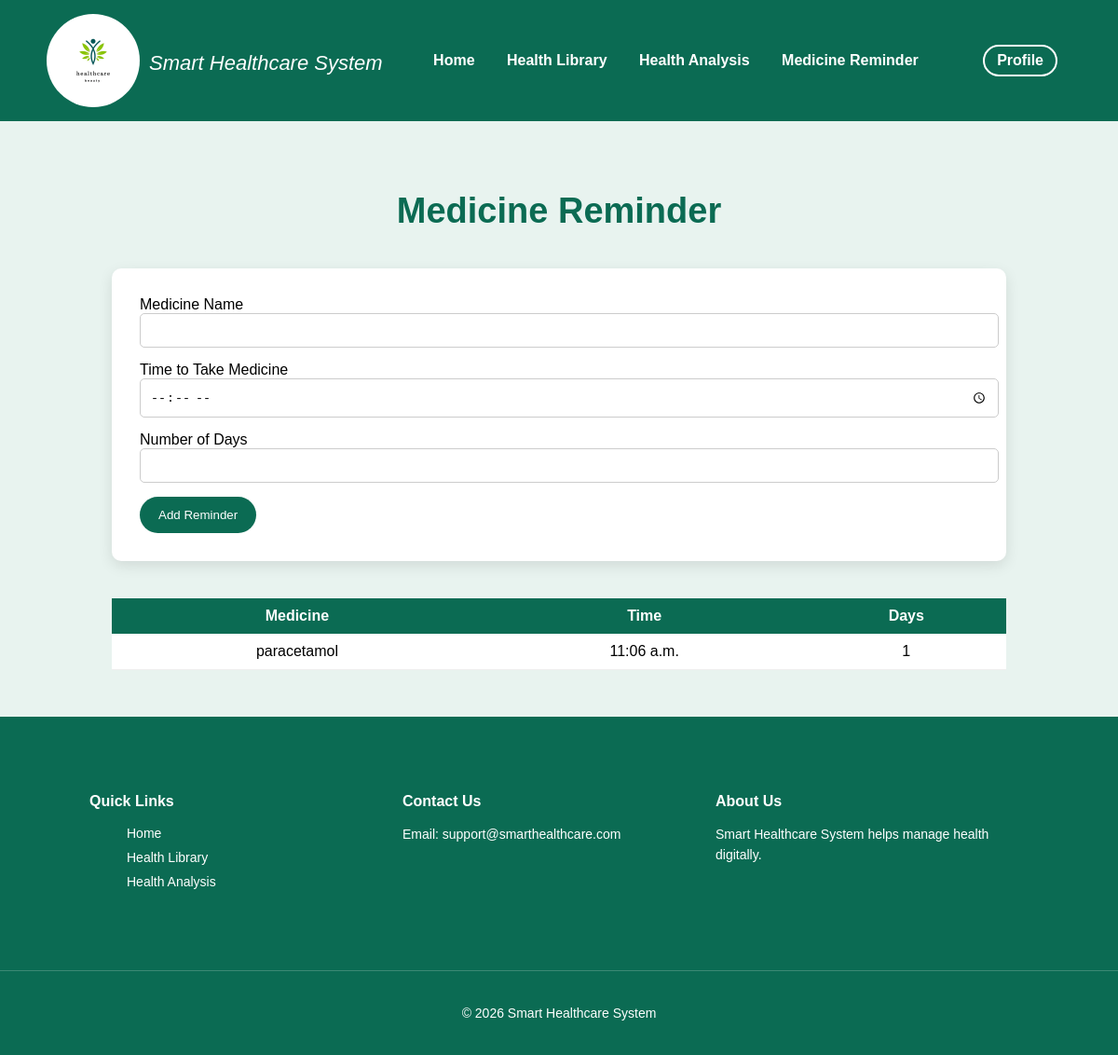
Page /medicine-reminder/ (signed in) on the committed database.
### app/models.py (models this page shows, shortened)
class MedicineReminder(models.Model):
    patient = models.ForeignKey(Patient, on_delete=models.CASCADE)
    medicine_name = models.CharField(max_length=100)
    time = models.TimeField()
    days = models.IntegerField()
    created_at = models.DateTimeField(auto_now_add=True)

### app/views.py (the view, shortened to what this page needs)
# urls.py: path("medicine-reminder/", views.medicine_reminder, name="medicine_reminder"),
@login_required
def medicine_reminder(request):
    patient = Patient.objects.get(user=request.user)
    reminders = MedicineReminder.objects.filter(patient=patient)
    return render(request, "patient/medicine_reminder.html", {
        "reminders": reminders
    })

### app/templates/patient/medicine_reminder.html (shortened to what this page needs)
{% load static %}
<!DOCTYPE html>
<html>
<head>
<link rel="stylesheet" href="{% static 'css/home.css' %}">
</head>
<body>
<div class="navbar">
<div class="logo">
<img src="{% static 'images/healthcare_logo.webp' %}">
<i>Smart Healthcare System</i>
</div>
<div>
<a href="{% url 'patient_home' %}">Home</a>
<a href="{% url 'health_library' %}">Health Library</a>
<a href="{% url 'health_analysis' %}">Health Analysis</a>
<a href="{% url 'medicine_reminder' %}">Medicine Reminder</a>
</div>
<div class="nav-right">
<a href="{% url 'patient_dashboard' %}" class="profile-link">Profile</a>
</div>
</div>
<div class="reminder-container">
<h1 class="reminder-title">Medicine Reminder</h1>
<form method="POST" class="reminder-form">
<label>Medicine Name</label>
<input type="text" name="medicine_name" required>
<label>Time to Take Medicine</label>
<input type="time" name="time" required>
<label>Number of Days</label>
<input type="number" name="days" required>
<button type="submit">Add Reminder</button>
</form>
<table class="reminder-table">
<tr>
<th>Medicine</th>
<th>Time</th>
<th>Days</th>
</tr>
{% for reminder in reminders %}
<tr>
<td>{{ reminder.medicine_name }}</td>
<td>{{ reminder.time }}</td>
<td>{{ reminder.days }}</td>
</tr>
{% endfor %}
</table>
</div>
<footer class="footer">
<div class="footer-container">
<div class="footer-links">
<h4>Quick Links</h4>
<ul>
<li><a href="#">Home</a></li>
<li><a href="#">Health Library</a></li>
<li><a href="#">Health Analysis</a></li>
</ul>
</div>
<div class="footer-contact">
<h4>Contact Us</h4>
<p>Email: support@smarthealthcare.com</p>
</div>
<div class="footer-about">
<h4>About Us</h4>
<p>Smart Healthcare System helps manage health digitally.</p>
</div>
</div>
<div class="footer-bottom">
<p>© 2026 Smart Healthcare System</p>
</div>
</footer>
</body>
</html>

### app/static/css/home.css (style rules this page uses)
body { margin: 0; font-family: Arial, sans-serif; background-color:#e8f3ef; }
.logo { display: flex; }
.logo img { height: 100px; width: 100px; margin-right: 10px; border-radius: 50%; object-fit: contain; }
.logo i { color: white; font-size: 22px; padding-top: 40px; }
.navbar { background-color:#0b6b53; ; padding: 10px 20px; display: flex; align-items: center; justify-content: space-between; }
.nav-right .profile-link { color: white; text-decoration: none; font-weight: bold; border: 2px solid white; padding: 6px 13px; border-radius: 20px; }
.navbar a { color: white; text-decoration: none; margin: 0 15px; font-weight: bold; }
.nav-right { display: flex; align-items: center; gap: 15px; }
body { margin: 0; font-family: Arial, sans-serif; }
.navbar { display: flex; justify-content: space-between; align-items: center; padding: 15px 50px; }
.footer { background:#0b6b53; color:white; padding-top:60px; }
.footer-container { display:flex; justify-content:space-between; flex-wrap:wrap; padding:0 8% 40px 8%; }
.footer-container div { flex:1; min-width:220px; margin-bottom:30px; }
.footer h4 { margin-bottom:15px; }
.footer p { font-size:14px; line-height:1.6; }
.footer ul { list-style:none; }
.footer ul li { margin-bottom:8px; }
.footer ul li a { color:white; text-decoration:none; font-size:14px; }
.footer-bottom { text-align:center; padding:20px; border-top:1px solid rgba(255,255,255,0.2); font-size:14px; }

### app/templates/patient/medicine_reminder.html (style rules this page uses)
.reminder-container { width:80%; margin:auto; padding:50px 0; }
.reminder-title { text-align:center; font-size:38px; color:#0b6b53; margin-bottom:40px; }
.reminder-form { background:white; padding:30px; border-radius:10px; box-shadow:0 5px 15px rgba(0,0,0,0.1); margin-bottom:40px; }
.reminder-form input { width:100%; padding:10px; margin-bottom:15px; border:1px solid #ccc; border-radius:5px; }
.reminder-form button { background:#0b6b53; color:white; padding:12px 20px; border:none; border-radius:20px; cursor:pointer; }
.reminder-table { width:100%; border-collapse:collapse; background:white; }
.reminder-table th { background:#0b6b53; color:white; padding:10px; }
.reminder-table td { padding:10px; text-align:center; border-bottom:1px solid #eee; }

### rows in the picture
MedicineReminder: medicine_name "paracetamol", time "11:06 a.m.", days "1"
